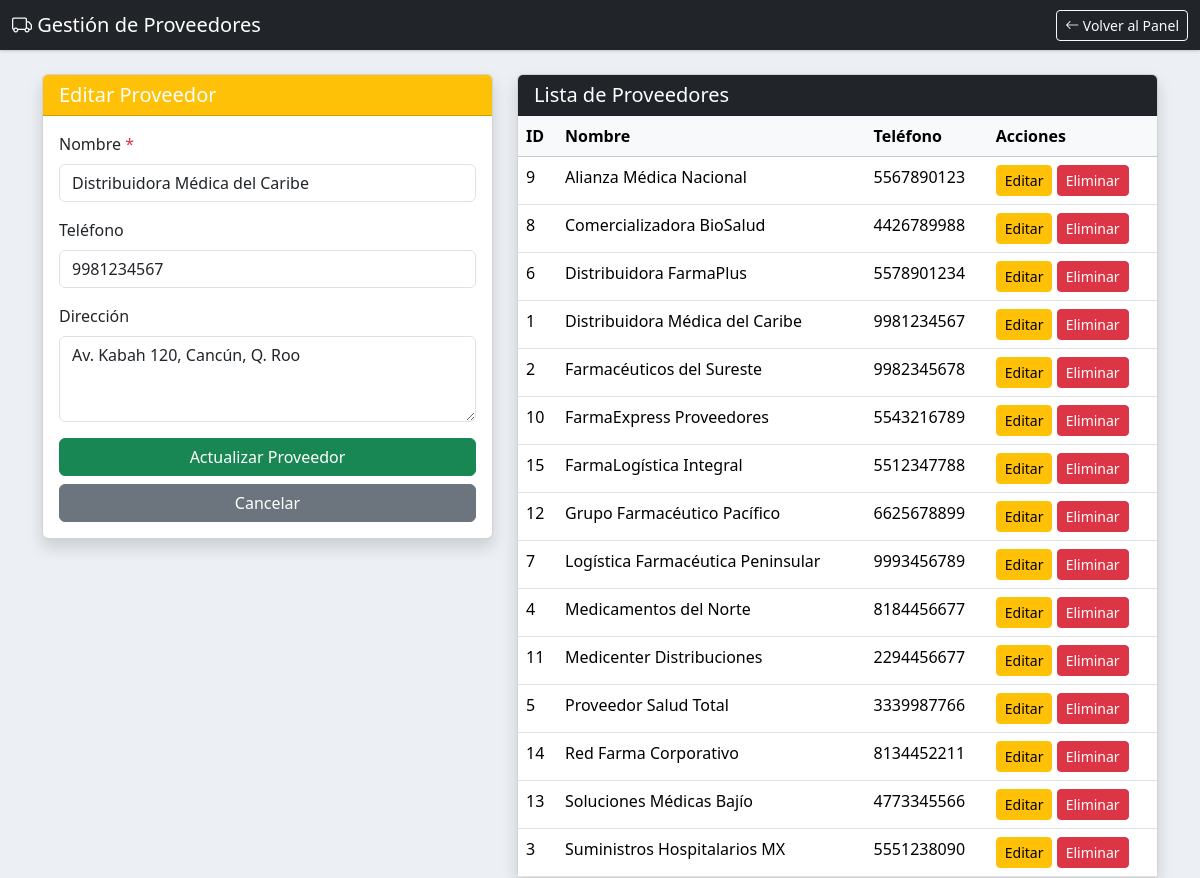
/editar_proveedor.php?editar=1 (signed in), run on the app's committed database.
### tables this page shows
CREATE TABLE `proveedores` (
  `id` int(11) NOT NULL AUTO_INCREMENT,
  `nombre` varchar(100) NOT NULL,
  `telefono` varchar(20) DEFAULT NULL,
  `direccion` varchar(200) DEFAULT NULL,
  `creado_en` timestamp NOT NULL DEFAULT current_timestamp(),
  PRIMARY KEY (`id`)
);

### editar_proveedor.php (the view, shortened to what this page needs)
<?php
require_once "conexion.php";
$proveedor_edit = null;
if (isset($_GET['editar'])) {
    $id = (int)$_GET['editar'];
    $stmt = $conexion->prepare("SELECT * FROM proveedores WHERE id = ?");
    $stmt->bind_param("i", $id);
    $stmt->execute();
    $res = $stmt->get_result();
    if ($res->num_rows === 1) {
        $proveedor_edit = $res->fetch_assoc();
    }
}
$proveedores = $conexion->query("SELECT * FROM proveedores ORDER BY nombre ASC");
?>
<!DOCTYPE html>
<html lang="es">
<head>
    <link href="https://cdn.jsdelivr.net/npm/bootstrap@5.3.3/dist/css/bootstrap.min.css" rel="stylesheet">
    <link rel="stylesheet" href="https://cdn.jsdelivr.net/npm/bootstrap-icons@1.11.3/font/bootstrap-icons.min.css">
</head>
<body>
<nav class="navbar navbar-dark bg-dark mb-4">
    <div class="container-fluid">
        <span class="navbar-brand mb-0 h1">
            <i class="bi bi-truck"></i> Gestión de Proveedores
        </span>
        <a href="panel.php" class="btn btn-sm btn-outline-light">
            <i class="bi bi-arrow-left"></i> Volver al Panel
        </a>
    </div>
</nav>
<div class="container">
    <div class="row">
        <div class="col-lg-5">
            <div class="card shadow">
                <div class="card-header <?= $proveedor_edit ? 'bg-warning' : 'bg-primary' ?> text-white">
                    <h5 class="mb-0">
                        <?= $proveedor_edit ? 'Editar Proveedor' : 'Nuevo Proveedor' ?>
                    </h5>
                </div>
                <div class="card-body">
                    <form method="POST">
                        <div class="mb-3">
                            <label class="form-label">Nombre <span class="text-danger">*</span></label>
                            <input type="text" name="nombre" class="form-control" required
                                   value="<?= htmlspecialchars($proveedor_edit['nombre'] ?? '') ?>">
                        </div>
                        <div class="mb-3">
                            <label class="form-label">Teléfono</label>
                            <input type="text" name="telefono" class="form-control"
                                   value="<?= htmlspecialchars($proveedor_edit['telefono'] ?? '') ?>">
                        </div>
                        <div class="mb-3">
                            <label class="form-label">Dirección</label>
                            <textarea name="direccion" class="form-control" rows="3"><?= htmlspecialchars($proveedor_edit['direccion'] ?? '') ?></textarea>
                        </div>
                        <button type="submit" class="btn btn-success w-100">
                            <?= $proveedor_edit ? 'Actualizar' : 'Guardar' ?> Proveedor
                        </button>
                        <?php if ($proveedor_edit): ?>
                            <a href="editar_proveedor.php" class="btn btn-secondary w-100 mt-2">Cancelar</a>
                        <?php endif; ?>
                    </form>
                </div>
            </div>
        </div>
        <div class="col-lg-7">
            <div class="card shadow">
                <div class="card-header bg-dark text-white">
                    <h5 class="mb-0">Lista de Proveedores</h5>
                </div>
                <div class="table-responsive">
                    <table class="table table-hover mb-0">
                        <thead class="table-light">
                            <tr>
                                <th>ID</th>
                                <th>Nombre</th>
                                <th>Teléfono</th>
                                <th>Acciones</th>
                            </tr>
                        </thead>
                        <tbody>
                            <?php while ($p = $proveedores->fetch_assoc()): ?>
                                <tr>
                                    <td><?= $p['id'] ?></td>
                                    <td><?= htmlspecialchars($p['nombre']) ?></td>
                                    <td><?= htmlspecialchars($p['telefono'] ?: '—') ?></td>
                                    <td>
                                        <a href="?editar=<?= $p['id'] ?>" class="btn btn-warning btn-sm">
                                            Editar
                                        </a>
                                        <a href="?eliminar=<?= $p['id'] ?>" class="btn btn-danger btn-sm"
                                           onclick="return confirm('¿Eliminar este proveedor?\nSolo si no tiene medicamentos asociados.');">
                                            Eliminar
                                        </a>
                                    </td>
                                </tr>
                            <?php endwhile; ?>
                        </tbody>
                    </table>
                </div>
            </div>
        </div>
    </div>
</div>
</body>
</html>

### editar_proveedor.php (style rules this page uses)
body { background-color: #ecf0f5; }
.navbar { box-shadow: 0 1px 3px rgba(0,0,0,.2); }

### data on the page
proveedores: nombre "Distribuidora Médica del Caribe", telefono "9981234567", direccion "Av. Kabah 120, Cancún, Q. Roo", id "1"
proveedores: id "9", nombre "Alianza Médica Nacional", telefono "5567890123"
proveedores: id "8", nombre "Comercializadora BioSalud", telefono "4426789988"
proveedores: id "6", nombre "Distribuidora FarmaPlus", telefono "5578901234"
proveedores: id "2", nombre "Farmacéuticos del Sureste", telefono "9982345678"
proveedores: id "10", nombre "FarmaExpress Proveedores", telefono "5543216789"
proveedores: id "15", nombre "FarmaLogística Integral", telefono "5512347788"
proveedores: id "12", nombre "Grupo Farmacéutico Pacífico", telefono "6625678899"
proveedores: id "7", nombre "Logística Farmacéutica Peninsular", telefono "9993456789"
proveedores: id "4", nombre "Medicamentos del Norte", telefono "8184456677"
proveedores: id "11", nombre "Medicenter Distribuciones", telefono "2294456677"
proveedores: id "5", nombre "Proveedor Salud Total", telefono "3339987766"
proveedores: id "14", nombre "Red Farma Corporativo", telefono "8134452211"
proveedores: id "13", nombre "Soluciones Médicas Bajío", telefono "4773345566"
proveedores: id "3", nombre "Suministros Hospitalarios MX", telefono "5551238090"
